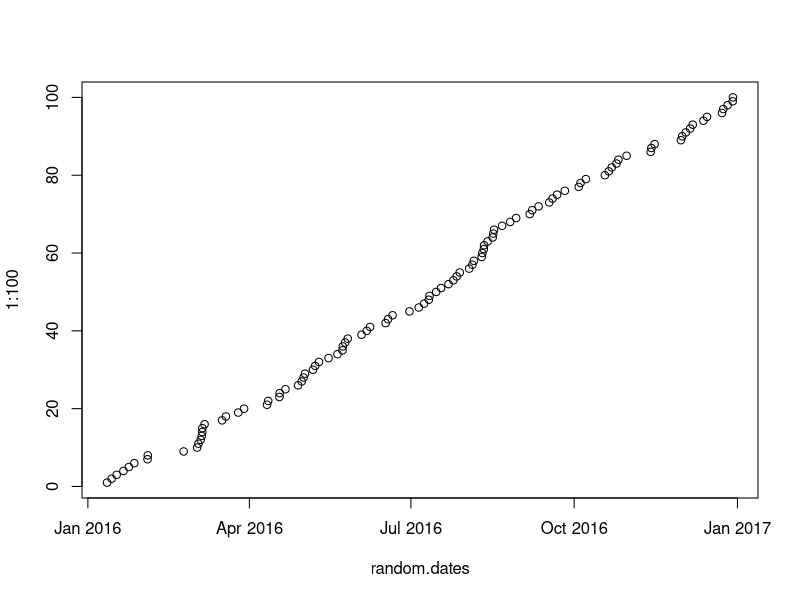

Write the R code that produced this figure.
## ---- chunk 1
random.dates <- as.Date("2016/1/1") + 7 * 52 * sort(stats::runif(100))
plot(random.dates, 1:100)
